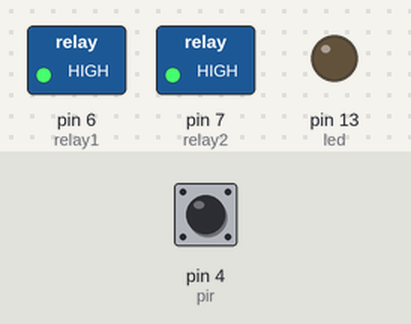
A sketch run on a simulated Arduino Uno, built with avr-gcc and run on an emulated ATmega328P. On the bench: switched loads named in the sketch (green lamp = pin HIGH), output pins drawn as LEDs (lit = HIGH). Dashed ring = blinking. Inputs (shaded band) come from the test bench; at power-on: pin 4 (pir) LOW. What the sketch prints to the serial monitor is not drawn.

Above: at 1.2 s.
1.3 s: pin 4 (pir) driven HIGH
3.2 s: pin 4 (pir) pulsed LOW 5 times (0.12 s each, 0.3 s apart)
At 3.47 s:
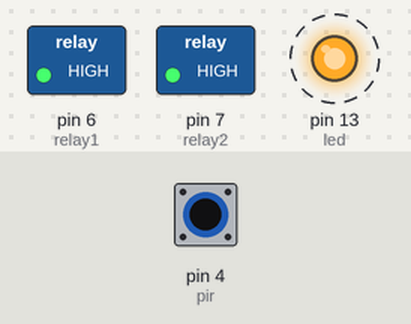
At 5.8 s:
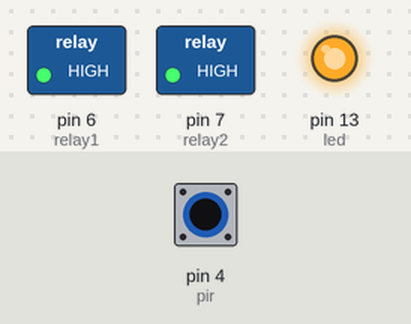
Timing chart, 0 to 7.3 s (numbered marks = the images above; inputs shaded):
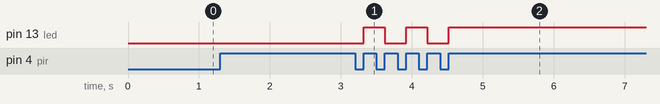

Measured:
- after the input at 3.2 s, pin 13 (led): alternates HIGH for 0.30 s and LOW for 0.30 s, 5 changes in all, then stays HIGH, starting after 0.12 s

The sketch:

PIR_coba.ino
```cpp
#define pir 4
#define led 13
#define relay1 6
#define relay2 7

int kondisi_akhir = 0;
int kondisi = 0;
int hitung = 0;

int kondisiled = HIGH;

void setup() {
  pinMode(pir, INPUT)  ;
  pinMode(led, OUTPUT)  ;
  pinMode(relay1, OUTPUT)  ;
  pinMode(relay2, OUTPUT)  ;
  Serial.begin(9600);
  digitalWrite (relay1, HIGH);
  digitalWrite (relay2, HIGH);


}

void loop() {
  int baca = digitalRead(pir);

  if (baca != kondisi_akhir) {
    //if (kondisi == HIGH) {
    hitung = 1;
    Serial.println("on");
  }
  // else
  //hitung = 0;
  // Serial.println("off");
  // }

  //kondisi_akhir = kondisi;

  if (hitung  == 1) {
    if (baca != kondisi) {
      kondisi = baca;

      if (kondisi == HIGH) {
        kondisiled = !kondisiled;
      }
    }
    //  digitalWrite(led, HIGH);
    //digitalWrite(relay1, LOW);
    //digitalWrite(relay2, LOW);


digitalWrite(led, kondisiled);
  }

  //else {
  // digitalWrite(led, LOW);
  // digitalWrite(relay1, HIGH);
  // digitalWrite(relay2, HIGH);

  // }
  /*
    int i = digitalRead(pir);
    //int L = map(i, 0, 1023, 0, 255);

    Serial.println(i);
    //Serial.print("/");
    //Serial.println(L);
  */
}
```
